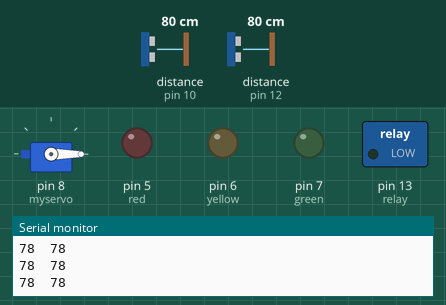
Recording of a sketch running on a simulated Arduino Uno, built with avr-gcc and run on an emulated ATmega328P. Parts: servo, switched loads named in the sketch (green lamp = pin HIGH), output pins drawn as LEDs (lit = HIGH), the last lines printed to the serial monitor. Wiring (inferred from the names in the program): 2 × ultrasonic range finder: trigger pin 9, echo pin 10 / trigger pin 11, echo pin 12. The inputs (shaded band) are chosen by the test bench; at power-on: distance to the obstacle (sensors on pin 10, pin 12) 80 cm. The echo pulse lasts 58.3 µs per cm; pins used as bus, display or sensor lines are not drawn.

Above: at 1.2 s.
1.3 s: distance to the obstacle (sensor on pin 10) set to 24 cm
2.8 s: distance to the obstacle (sensor on pin 10) set to 19 cm
At 3.7 s:
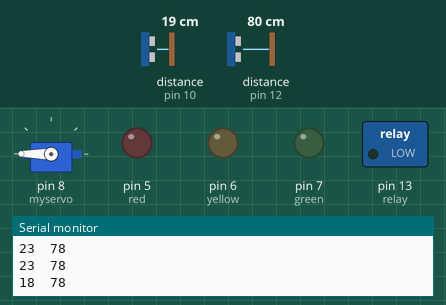
4.3 s: distance to the obstacle (sensor on pin 10) set to 60 cm
At 6.0 s:
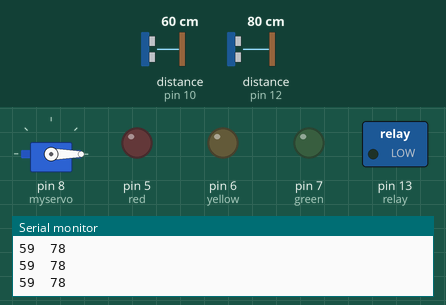
6.8 s: distance to the obstacle (sensor on pin 12) set to 17 cm
9.8 s: distance to the obstacle (sensor on pin 12) set to 14 cm
At 10.2 s:
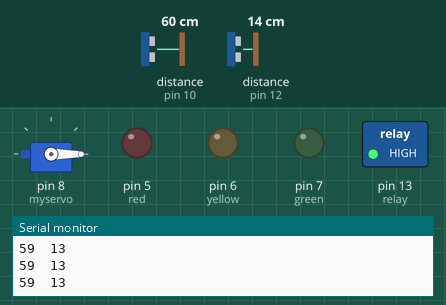
11.3 s: distance to the obstacle (sensor on pin 10) set to 2 cm
At 12.7 s:
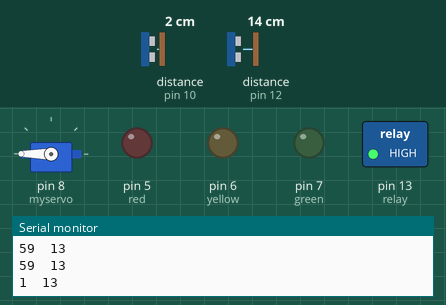
Timing chart, 0 to 13.8 s (numbered marks = the images above; inputs shaded):
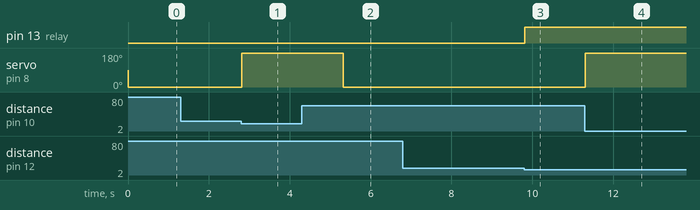

Measured:
- the behaviour switches between 22 and 21 cm on distance to the obstacle (sensor on pin 10) (found by bisection; images 0 and 1)
- the behaviour switches between 16 and 15 cm on distance to the obstacle (sensor on pin 12) (found by bisection; images 2 and 3)
- after the input at 2.8 s, servo on pin 8 (myservo): 0° → 180° at once
- after the input at 4.3 s, servo on pin 8 (myservo): 180° → 0° after 1.0 s
- after the input at 9.8 s, pin 13 (relay): LOW → HIGH at once
- after the input at 11.3 s, servo on pin 8 (myservo): 0° → 180° at once

The sketch:

waterReserverAndSmartDustbinCode.ino
```cpp
#include <Servo.h>

Servo myservo;
const int trigPin = 9;
const int echoPin = 10;
const int trigPinx = 11;
const int echoPinx = 12;

int red = 5;
int yellow = 6;
int green = 7;
// defines variables
long durationx;
int distancex;
long duration;
int distance;
int relay = 13;


void setup() {
  myservo.attach(8);

  pinMode(trigPin, OUTPUT); // Sets the trigPin as an Output
  pinMode(echoPin, INPUT); // Sets the echoPin as an Input
  pinMode(trigPinx, OUTPUT); // Sets the trigPin as an Output
  pinMode(echoPinx, INPUT); // Sets the echoPin as an
  pinMode(red, OUTPUT);
  pinMode(yellow, OUTPUT);
  pinMode(green, OUTPUT);
  pinMode(relay, OUTPUT);

  Serial.begin(9600); // Starts the serial communication
}
void loop() {
  int x =SensorOne();
  int y =SensorTwo();

  Serial.print(x);
  Serial.print("  ");
  Serial.println(y);

  if(x <= 20){
    myservo.write(180);
    delay(2500);


  }
  else{
    myservo.write(0);
  }


  if(y >= 15) {
    digitalWrite(relay, LOW);
  }
  else{
    digitalWrite(relay, HIGH);
  }
}


int SensorOne() {
  digitalWrite(trigPin, LOW);
  delayMicroseconds(2);
  // Sets the trigPin on HIGH state for 10 micro seconds
  digitalWrite(trigPin, HIGH);
  delayMicroseconds(10);
  digitalWrite(trigPin, LOW);
  // Reads the echoPin, returns the sound wave travel time in microseconds
  duration = pulseIn(echoPin, HIGH);
  // Calculating the distance
  distance = duration * 0.034 / 2;

  return distance;
}


int SensorTwo() {
  digitalWrite(trigPinx, LOW);
  delayMicroseconds(2);
  // Sets the trigPin on HIGH state for 10 micro seconds
  digitalWrite(trigPinx, HIGH);
  delayMicroseconds(10);
  digitalWrite(trigPinx, LOW);
  // Reads the echoPin, returns the sound wave travel time in microseconds
  durationx = pulseIn(echoPinx, HIGH);
  // Calculating the distance
  distancex = durationx * 0.034 / 2;


  return distancex;
}
```
